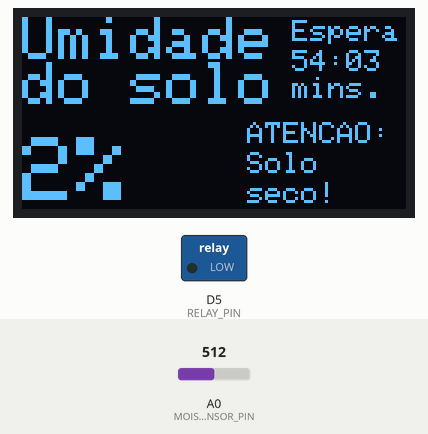
The sketch below on a simulated ESP8266 (NodeMCU). On the bench: 128×64 one-colour display, switched loads named in the sketch (green lamp = pin HIGH). The inputs (shaded band) are chosen by the test bench; at power-on: A0 (MOISTURE_SENSOR_PIN) = 512. WiFi joins after 1.5 s; servers stay silent unless stated; no MQTT or app messages arrive unless stated; what the sketch prints to the serial monitor is not drawn.

Above: at 3.2 s.
3.3 s: A0 (MOISTURE_SENSOR_PIN) set to 461
At 4.9 s:
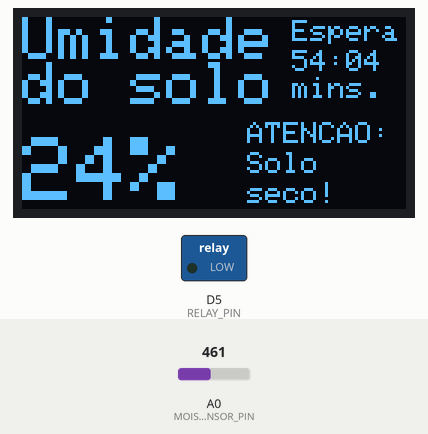
5.1 s: A0 (MOISTURE_SENSOR_PIN) set to 432
At 7.0 s:
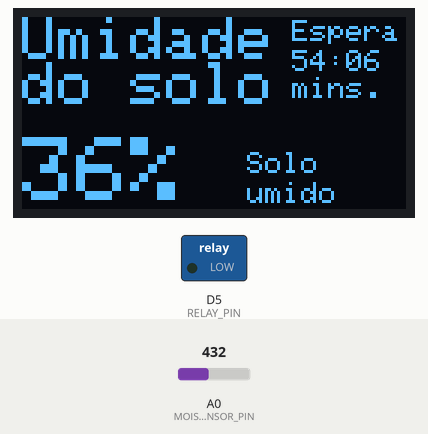
9.6 s: A0 (MOISTURE_SENSOR_PIN) set to 390
At 10.9 s:
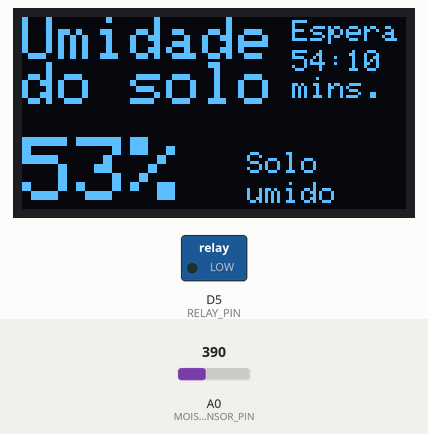
11.5 s: A0 (MOISTURE_SENSOR_PIN) set to 357
At 14.0 s:
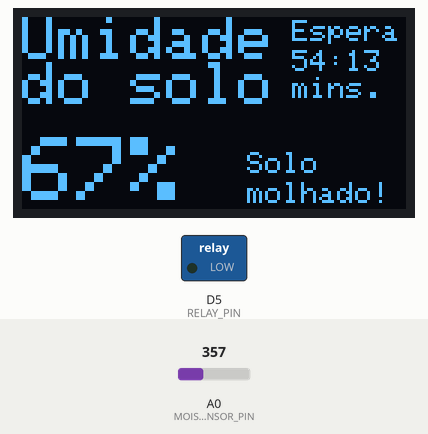
15.7 s: A0 (MOISTURE_SENSOR_PIN) set to 309
At 21.5 s:
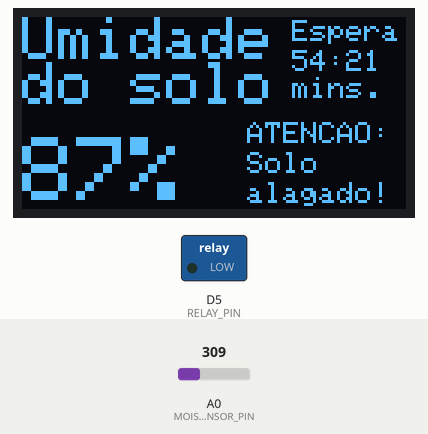
Timing chart, 0 to 23.0 s (numbered marks = the images above; inputs shaded):
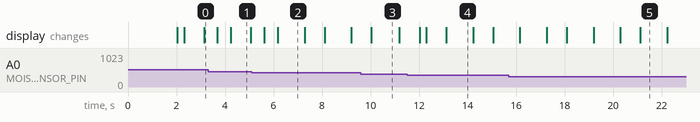

The sketch:

esp8266code.ino
```cpp
// (licence header left out)
#include <Wire.h>
#include <Adafruit_GFX.h>
#include <Adafruit_SSD1306.h>
#include <ESP8266WiFi.h>
#include <Arduino.h>
#include "MQTTConnector.h"
#include "Credentials.h"

#define SCREEN_WIDTH 128 // OLED display width, in pixels
#define SCREEN_HEIGHT 64 // OLED display height, in pixels
#define OLED_RESET -1 // Reset pin # (or -1 if sharing Arduino reset pin)
#define WIFI_TIMEOUT 1000
#define LOOP_TIMEOUT 10000

Adafruit_SSD1306 display(SCREEN_WIDTH, SCREEN_HEIGHT, &Wire, OLED_RESET);

const int AIR_VALUE = 520;
const int WATER_VALUE = 280;
const int MOISTURE_SENSOR_PIN = A0;
const int RELAY_PIN = D5;
//===========================================================================
const int MINIMUM_MOISTURE = 40; // % Moisture treshold for watering
const int WATERING_TIME_IN_SECS = 30;
const int MINIMUM_TIME_BETWEEN_WATERINGS_IN_SECS = 3600; // 1-hour interval
const int PUBLISHING_RATE_IN_SECS = 300; // 5 minutes between publishings
//===========================================================================
int soilMoistureValue = 0;
unsigned long startTime = 0;
unsigned long pubTime = 0;
unsigned long endTime = 0;
unsigned long initialTime = 0;
unsigned long elapsedSecs = 0;

boolean pingMQTT = true;


void setup() {
  Serial.begin(9600);
  Serial.setDebugOutput(true);
  WiFiBegin(STA_SSID, STA_PASS);
  MQTTBegin();
  display.begin(SSD1306_SWITCHCAPVCC, 0x3C); //initialize with the I2C addr 0x3C (128x64)
  display.clearDisplay();
  pinMode(RELAY_PIN, OUTPUT);
  initialTime = getInitialTime();
  endTime = initialTime - MINIMUM_TIME_BETWEEN_WATERINGS_IN_SECS + 360;
}


void WiFiBegin(const char* ssid, const char* pass)
{
  WiFi.begin(ssid, pass);
  Serial.println("Aguardando conexão...");
  while(WiFi.status() != WL_CONNECTED)
  {
    delay(WIFI_TIMEOUT);
    Serial.printf(".");
  }
  IPAddress ip = WiFi.localIP();
  Serial.printf("\nConectado ao roteador. IP: %d.%d.%d.%d\n", ip[0],ip[1],ip[2],ip[3]);
}


String twoDigs(int nbr) {
  if (nbr < 10) {
    return "0" + String(nbr);
  }
  else {
    return String(nbr);
  }
}


unsigned long getInitialTime() {
  int sttime = PUBLISHING_RATE_IN_SECS;
  if (WATERING_TIME_IN_SECS > sttime) {
    sttime = WATERING_TIME_IN_SECS;
  }
  if (MINIMUM_TIME_BETWEEN_WATERINGS_IN_SECS > sttime) {
    sttime = MINIMUM_TIME_BETWEEN_WATERINGS_IN_SECS;
  }
  return sttime;
}


unsigned long elapsedTime() {
  return ((millis() / 1000) + initialTime);
}


void publishMoisture(int moistPerc) {
  if ( (elapsedTime() - pubTime) > PUBLISHING_RATE_IN_SECS ) {
    String msg = String(moistPerc);
    int msglen = msg.length() + 1;
    char charmsg[msglen];
    msg.toCharArray(charmsg, msglen);
    if (MQTTPublish(TOPIC1, charmsg)) {
      Serial.println("Umidade publicada!");
      pubTime = elapsedTime();
    }
  }
}


void startWatering(int moistPerc) {
  if ( (elapsedTime() - endTime) >= MINIMUM_TIME_BETWEEN_WATERINGS_IN_SECS ) {
    if (moistPerc < MINIMUM_MOISTURE) {
      if (!digitalRead(RELAY_PIN)) {
        if (MQTTPublish(TOPIC2, "Regando as plantas")) {
          Serial.println("Status publicado: Regando as plantas");
        }
        delay(1000);
        startTime = elapsedTime();
        digitalWrite(RELAY_PIN, HIGH);
      }
    }
  }
}


void stopWatering(int moistPerc) {
  if (digitalRead(RELAY_PIN)) {
    Serial.println(elapsedTime() - startTime);
    if ( (elapsedTime() - startTime) >= WATERING_TIME_IN_SECS ) {
      digitalWrite(RELAY_PIN, LOW);
      endTime = elapsedTime();
      if (MQTTPublish(TOPIC2, "Bomba desligada")) {
        Serial.println("Status publicado: Bomba desligada");
      }
      delay(1000);
    }
  }
}


void displayText(String text, int row, int col, int textSize) {
  if (text.length() > 0) {
    display.setCursor(col, row);
    display.setTextSize(textSize);
    display.setTextColor(WHITE);
    display.println(text);
  }
}


void displayStatus() {
  if (digitalRead(RELAY_PIN)) {
    displayText("Bomba", 1, 90, 1);
    displayText("ligada", 11, 90, 1);
    displayText(String(elapsedTime() - startTime) + "s", 20, 90, 1);
  }
  else {
    unsigned long secs = elapsedTime() - endTime;
    unsigned long mins = 0;
    unsigned long hrs = 0;
    displayText("Espera", 1, 90, 1);
    while (secs > 59) {
      mins++;
      secs -= 60;
    }
    while (mins > 59) {
      hrs++;
      mins -= 60;
    }
    if (hrs > 0) {
      displayText(String(hrs) + ":" + twoDigs(mins), 11, 90, 1);
      displayText("horas", 20, 90, 1);
    }
    else if (mins > 0) {
      displayText(String(mins) + ":" + twoDigs(secs), 11, 90, 1);
      displayText("mins.", 20, 90, 1);
    }
    else {
      displayText(String(secs) + "s", 11, 90, 1);
    }
  }
}


void displayDiag(String l1, String l2, String l3) {
  displayText(l1, 35, 75, 1);
  displayText(l2, 45, 75, 1);
  displayText(l3, 55, 75, 1);
}


int getMoisturePercent(int sensorval) {
  //Serial.println(sensorval);
  int numberlength = 4;
  int soilmoisturepercent = 0;

  delay(250);
  display.clearDisplay();

  soilmoisturepercent = map(sensorval, AIR_VALUE, WATER_VALUE, 0, 100);
  if (soilmoisturepercent > 100) {
    soilmoisturepercent = 100;
  }
  else if (soilmoisturepercent < 0) {
    soilmoisturepercent = 0;
  }

  if (soilmoisturepercent < 10) {
    numberlength = 2;
  }
  else if (soilmoisturepercent < 100) {
    numberlength = 3;
  }

  displayText("Umidade", 0, 0, 2);
  displayText("do solo", 15, 0, 2);
  displayText(String(soilmoisturepercent) + "%", 40, 0, 3);
  //displayText(String(sensorval), 40, 0, 3);

  if (soilmoisturepercent < 30) {
    displayDiag("ATENCAO:", "Solo", "seco!");
  }
  else if (soilmoisturepercent < 60) {
    displayDiag("", "Solo", "umido");
  }
  else if (soilmoisturepercent < 80) {
    displayDiag("", "Solo", "molhado!");
  }
  else {
    displayDiag("ATENCAO:", "Solo", "alagado!");
  }

  displayStatus();

  display.display();

  return soilmoisturepercent;
}


void loop() {
  if (pingMQTT && elapsedTime() % 10 == 0) {
    Serial.println("Chamando MQTTLoop()");
    MQTTLoop();
    pingMQTT = false;
  }
  else if (!pingMQTT && elapsedTime() % 10 > 0) {
    pingMQTT = true;
  }
  int moistPerc = 0;
  soilMoistureValue = analogRead(MOISTURE_SENSOR_PIN);
  moistPerc = getMoisturePercent(soilMoistureValue);
  startWatering(moistPerc);
  stopWatering(moistPerc);
  publishMoisture(moistPerc);
}
```

Credentials.h
```cpp
#ifndef ARDUINO_CREDENTIALS_H
#define ARDUINO_CREDENTIALS_H

/* WiFi Credentials to connect Internet */
#define STA_SSID "My SSID"
#define STA_PASS "My_AP_password"

/* Provide MQTT broker credentials as denoted in maqiatto.com. */
#define MQTT_BROKER       "maqiatto.com"
#define MQTT_BROKER_PORT  1883
#define MQTT_USERNAME     "my_maqiatto_username"
#define MQTT_KEY          "MY_MAQIATTO_KEY"


/* Provide topic as it is denoted in your topic list.
 * For example mine is : cadominna@gmail.com/topic1
 * To add topics, see https://www.maqiatto.com/configure
 */

#define TOPIC1    "my_maqiatto_username/umidade"
#define TOPIC2    "my_maqiatto_username/status"

#endif /* ARDUINO_CREDENTIALS_H */
```

MQTTConnector.cpp
```cpp
#include <ESP8266WiFi.h>
#include <PubSubClient.h>

#include "MQTTConnector.h"
#include "Credentials.h"

WiFiClient wifiClient;
PubSubClient mqttClient(wifiClient);

boolean mqttInitCompleted = false;
String clientId = "IoTPractice-" + String(ESP.getChipId());

/* Incoming data callback. */
void dataCallback(char* topic, byte* payload, unsigned int length)
{
  char payloadStr[length + 1];
  memset(payloadStr, 0, length + 1);
  strncpy(payloadStr, (char*)payload, length);
  Serial.printf("Data    : dataCallback. Topic : [%s]\n", topic);
  Serial.printf("Data    : dataCallback. Payload : %s\n", payloadStr);
}

void performConnect()
{
  uint16_t connectionDelay = 5000;
  while (!mqttClient.connected())
  {
    Serial.printf("Trace   : Attempting MQTT connection...\n");
    if (mqttClient.connect(clientId.c_str(), MQTT_USERNAME, MQTT_KEY))
    {
      Serial.printf("Trace   : Connected to Broker.\n");

      /* Subscription to your topic after connection was succeeded.*/
      MQTTSubscribe(TOPIC1);
      MQTTSubscribe(TOPIC2);
    }
    else
    {
      Serial.printf("Error!  : MQTT Connect failed, rc = %d\n", mqttClient.state());
      Serial.printf("Trace   : Trying again in %d msec.\n", connectionDelay);
      delay(connectionDelay);
    }
  }
}

boolean MQTTPublish(const char* topic, char* payload)
{
  boolean retval = true;
  if (mqttClient.connected())
  {
    retval = mqttClient.publish(topic, payload);
  }
  return retval;
}

boolean MQTTSubscribe(const char* topicToSubscribe)
{
  boolean retval = true;
  if (mqttClient.connected())
  {
    retval = mqttClient.subscribe(topicToSubscribe);
  }
  return retval;
}

boolean MQTTIsConnected()
{
  return mqttClient.connected();
}

void MQTTBegin()
{
  mqttClient.setServer(MQTT_BROKER, MQTT_BROKER_PORT);
  mqttClient.setCallback(dataCallback);
  mqttInitCompleted = true;
}

void MQTTLoop()
{
  if(mqttInitCompleted)
  {
    if (!MQTTIsConnected())
    {
      performConnect();
    }
    mqttClient.loop();
  }
}
```

MQTTConnector.h
```cpp
#ifndef ARDUINO_MQTTCONNECTOR_H
#define ARDUINO_MQTTCONNECTOR_H

#include <Arduino.h>

void    MQTTBegin();
void    MQTTLoop();
boolean MQTTPublish(const char* topic, char* payload);
boolean MQTTSubscribe(const char* topicToSubscribe);
boolean MQTTIsConnected();

#endif /* ARDUINO_MQTTCONNECTOR_H */
```

Measured:
- the behaviour switches between 447 and 446 on A0 (MOISTURE_SENSOR_PIN) (found by bisection; images 1 and 2)
- the behaviour switches between 375 and 374 on A0 (MOISTURE_SENSOR_PIN) (found by bisection; images 3 and 4)
- the behaviour switches between 327 and 326 on A0 (MOISTURE_SENSOR_PIN) (found by bisection; images 4 and 5)
- after the input at 5.1 s, the display: first changes after 0.52 s (image 2 shows a later state)
- after the input at 11.5 s, the display: first changes after 0.52 s (image 4 shows a later state)
- after the input at 15.7 s, the display: first changes after 0.46 s (image 5 shows a later state)
- what the display in image 1 shows lasts 0.9 s, from 4.2 s to 5.1 s
